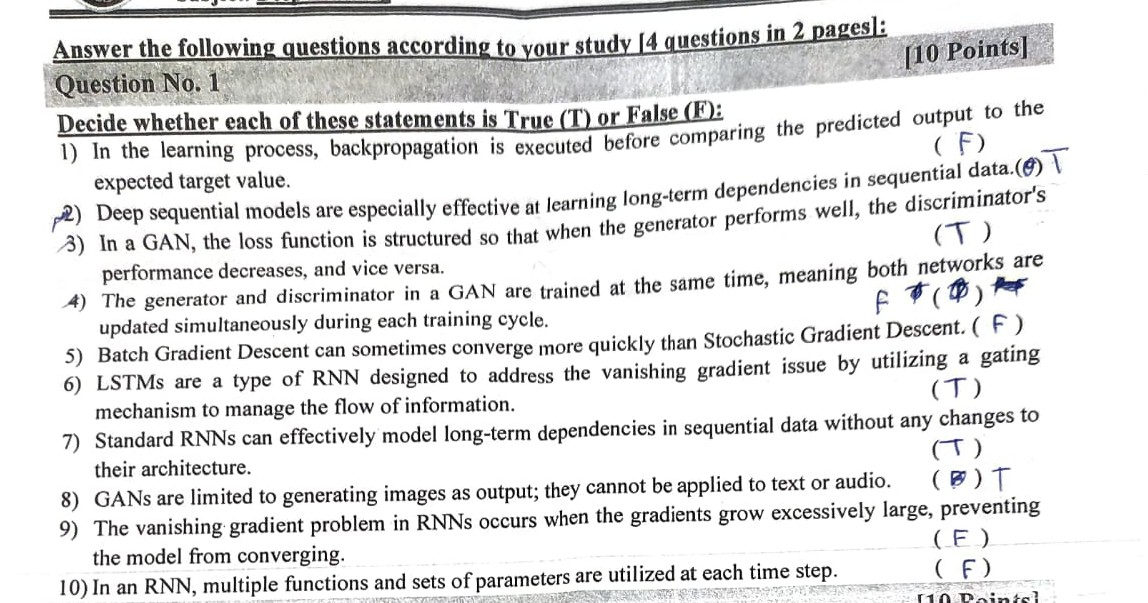
#> input picture models/image-to-text/exams/test.jpg, 1148 x 603 px, found by its file name
$ python pytesseract_model.py
#> lines starting #> are read from the running program, lines starting #| are printed output that depends on the picture; after the words box and inside, x2 and y2 are one past the last pixel; in counts of white or black regions, pixels touching at a corner belong together
import pytesseract
from PIL import Image
import cv2
import numpy as np

# Set path to Tesseract executable if not in PATH (Windows example)
pytesseract.pytesseract.tesseract_cmd = r'C:\Program Files\Tesseract-OCR\tesseract.exe'

# Load image
image_path = r"F:\Graduation Project\repo\Grad-Project\models\image-to-text\exams\test.jpg"
image = Image.open(image_path)
#> image is the input picture: PIL image 1148x603 RGB; mean R, G, B 226.1, 226, 225.9

# Preprocessing for better OCR (convert to grayscale and threshold)
def preprocess_image(img):
    # Convert to OpenCV format
    img_cv = np.array(img)

    # Convert to grayscale
    gray = cv2.cvtColor(img_cv, cv2.COLOR_BGR2GRAY)

    # Thresholding (binarization)
    _, thresh = cv2.threshold(gray, 150, 255, cv2.THRESH_BINARY_INV)
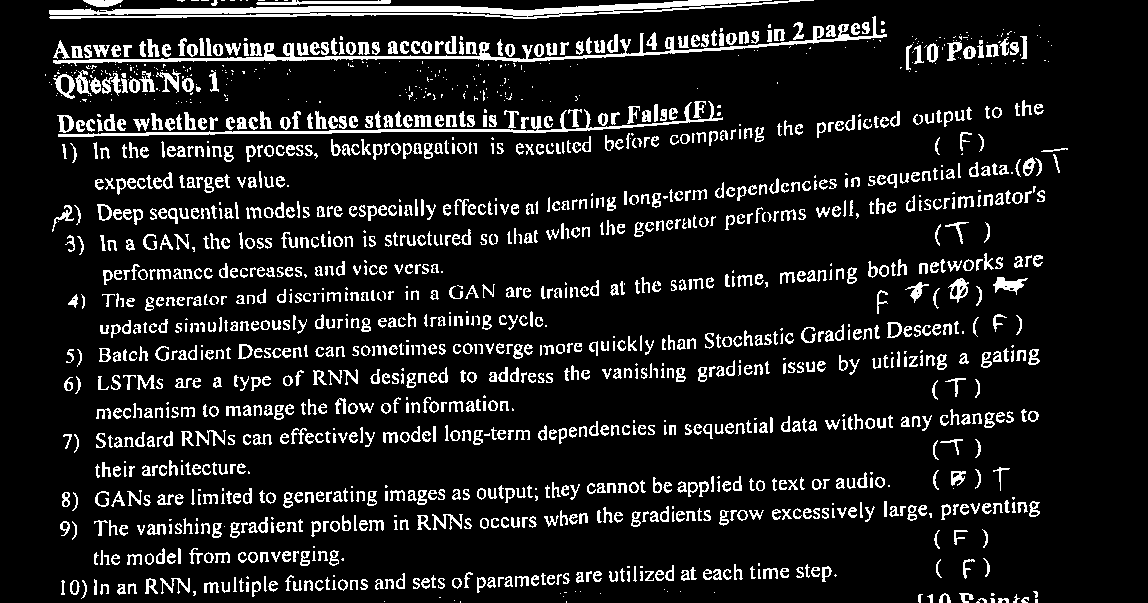
#> thresh: shape (603, 1148); 11.4% white in thin lines or dots, all inside (x1, y1, x2, y2) = (45, 0, 1068, 603)

    # Optional: Denoising
    denoised = cv2.fastNlMeansDenoising(thresh, h=10)

    return Image.fromarray(denoised)

# Preprocess the image
processed_image = preprocess_image(image)

# Extract text with custom config
custom_config = r'--oem 3 --psm 6'  # OEM 3 = default engine, PSM 6 = assume uniform block
#> (the run stopped early here; a loop or call above may not have finished)
